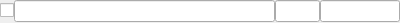
<?xml version="1.0" encoding="UTF-8"?>
<ui version="4.0">
 <class>TaskElement</class>
 <widget class="QWidget" name="TaskElement">
  <property name="geometry">
   <rect>
    <x>0</x>
    <y>0</y>
    <width>400</width>
    <height>23</height>
   </rect>
  </property>
  <property name="maximumSize">
   <size>
    <width>16777215</width>
    <height>23</height>
   </size>
  </property>
  <property name="windowTitle">
   <string>Form</string>
  </property>
  <layout class="QGridLayout" name="gridLayout">
   <property name="margin">
    <number>0</number>
   </property>
   <property name="spacing">
    <number>0</number>
   </property>
   <item row="0" column="1">
    <widget class="QLineEdit" name="txtShort"/>
   </item>
   <item row="0" column="2">
    <widget class="QLineEdit" name="txtDuration">
     <property name="maximumSize">
      <size>
       <width>45</width>
       <height>300</height>
      </size>
     </property>
     <property name="font">
      <font>
       <family>Courier New</family>
       <pointsize>8</pointsize>
      </font>
     </property>
     <property name="focusPolicy">
      <enum>Qt::ClickFocus</enum>
     </property>
     <property name="alignment">
      <set>Qt::AlignRight|Qt::AlignTrailing|Qt::AlignVCenter</set>
     </property>
    </widget>
   </item>
   <item row="0" column="3">
    <widget class="QLineEdit" name="txtCurrentTime">
     <property name="maximumSize">
      <size>
       <width>80</width>
       <height>16777215</height>
      </size>
     </property>
     <property name="font">
      <font>
       <family>Courier New</family>
       <pointsize>8</pointsize>
      </font>
     </property>
     <property name="alignment">
      <set>Qt::AlignRight|Qt::AlignTrailing|Qt::AlignVCenter</set>
     </property>
    </widget>
   </item>
   <item row="0" column="0">
    <widget class="QCheckBox" name="checkBox">
     <property name="layoutDirection">
      <enum>Qt::RightToLeft</enum>
     </property>
     <property name="text">
      <string/>
     </property>
    </widget>
   </item>
  </layout>
 </widget>
 <resources/>
 <connections/>
</ui>
